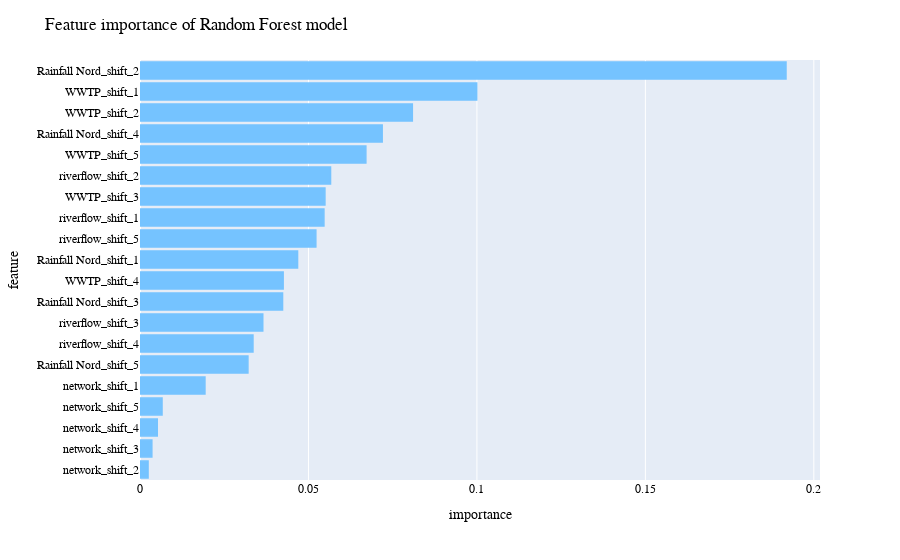

Notebook source saved alongside this figure:
### Code cell
# Draw a horizontal barplot of importances_sorted
import plotly.express as px


fig = px.bar(importances_df, y="feature", x="importance", orientation='h'    )

fig.update_layout(
    font_family="Helvetica Neue, Helvetica, Arial, sans-serif",
    font_color="black",
    title = {'text':'Feature importance of Random Forest model'}
    #markercolor = "#212c52"
  
)
fig.update_traces(marker_color='#75c3ff', marker_line_color='#75c3ff',
                  marker_line_width=1.5, opacity=1)

fig.show()

### Figure 1 — Plotly figure (JSON) as saved in the notebook; plotly's stock layout.template omitted (floating-point values rounded to 4 significant figures)
{"data": [{"alignmentgroup": "True", "hovertemplate": "importance=%{x}<br>feature=%{y}<extra></extra>", "legendgroup": "", "marker": {"color": "#75c3ff", "line": {"color": "#75c3ff", "width": 1.5}}, "name": "", "offsetgroup": "", "opacity": 1, "orientation": "h", "showlegend": false, "textposition": "auto", "type": "bar", "x": [0.00239, 0.003512, 0.005121, 0.006534, 0.01927, 0.03203, 0.03352, 0.03643, 0.04231, 0.04249, 0.04677, 0.05219, 0.05459, 0.05489, 0.05655, 0.06703, 0.07188, 0.08083, 0.09993, 0.1917], "xaxis": "x", "y": ["network_shift_2", "network_shift_3", "network_shift_4", "network_shift_5", "network_shift_1", "Rainfall Nord_shift_5", "riverflow_shift_4", "riverflow_shift_3", "Rainfall Nord_shift_3", "WWTP_shift_4", "Rainfall Nord_shift_1", "riverflow_shift_5", "riverflow_shift_1", "WWTP_shift_3", "riverflow_shift_2", "WWTP_shift_5", "Rainfall Nord_shift_4", "WWTP_shift_2", "WWTP_shift_1", "Rainfall Nord_shift_2"], "yaxis": "y"}], "layout": {"barmode": "relative", "font": {"color": "black", "family": "Helvetica Neue, Helvetica, Arial, sans-serif"}, "legend": {"tracegroupgap": 0}, "margin": {"t": 60}, "title": {"text": "Feature importance of Random Forest model"}, "xaxis": {"anchor": "y", "domain": [0, 1], "title": {"text": "importance"}}, "yaxis": {"anchor": "x", "domain": [0, 1], "title": {"text": "feature"}}}}
